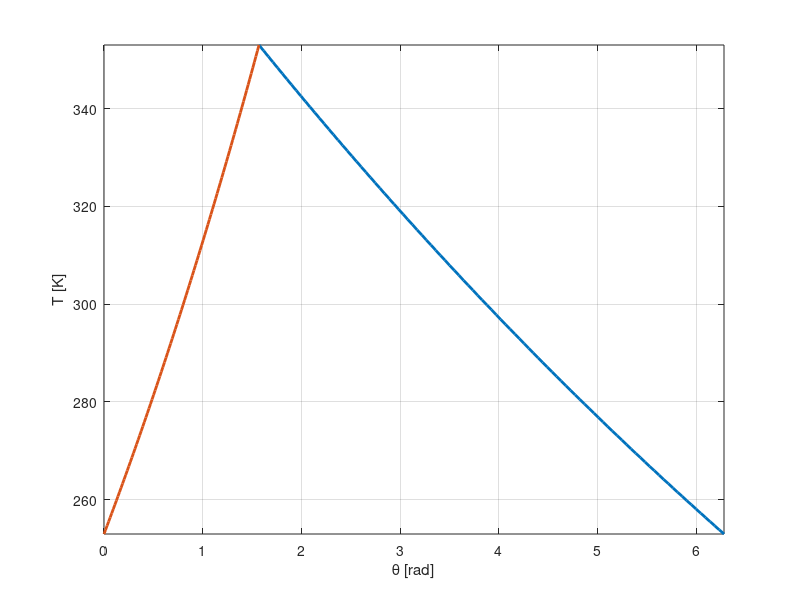

This chart was generated by the following MATLAB code:
clc
close all
clear all

Tm = -20+273; Tx = 80+273;
theta_sol = linspace(0,pi/2,101); theta_som = linspace(pi/2,2*pi ,101);
thetai = pi/2; thetaf = 2*pi;

Tsol = Tm*exp( log(Tx/Tm)*theta_sol/thetai );
Tsom = Tx*exp( log(Tm/Tx)*(theta_som-thetai)/(thetaf-thetai) );

figure()
    hold on
    plot(theta_som, Tsom, 'LineWidth', 2)
    plot(theta_sol, Tsol, 'LineWidth', 2)
    grid on; box on;
    xlabel('\theta [rad]')
    ylabel('T [K]')
    axis([0, 2*pi, Tm, Tx])
    
    
    
   